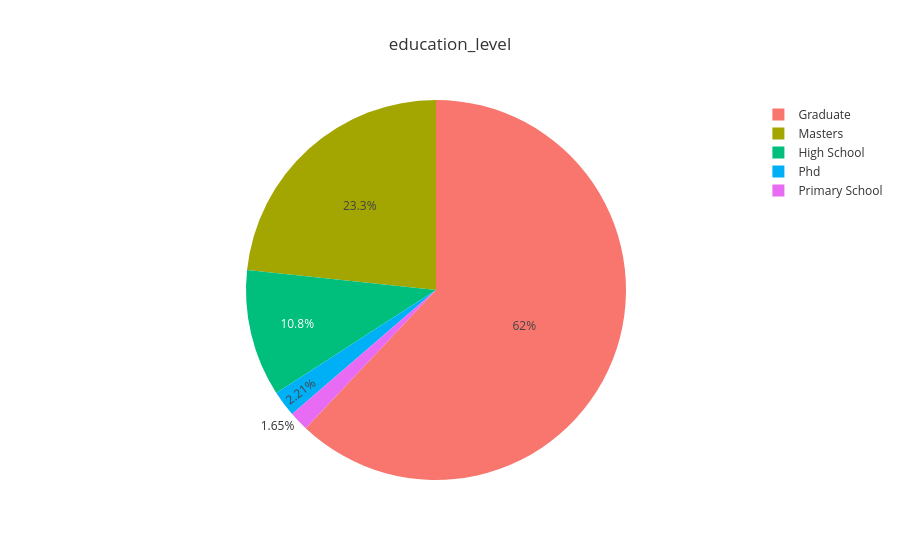

Notebook code cell kept with this figure:
### Markdown cell above
##### The above plot shows that more than 70 per cent of employees are coming without any course.

### Code cell
# Now let’s have a quick look at the distribution of education levels of the employees
plot_gender = train['education_level'].value_counts().reset_index()
plot_gender.columns = ['education_level','count']

px.pie(plot_gender,values='count',names='education_level',template='ggplot2',title='education_level')

### Figure 1 — Plotly figure (JSON) as saved in the notebook; plotly's stock layout.template omitted (floating-point values rounded to 4 significant figures)
{"data": [{"domain": {"x": [0, 1], "y": [0, 1]}, "hovertemplate": "education_level=%{label}<br>count=%{value}<extra></extra>", "labels": ["Graduate", "Masters", "High School", "Phd", "Primary School"], "legendgroup": "", "name": "", "showlegend": true, "type": "pie", "values": [11598, 4361, 2017, 414, 308]}], "layout": {"legend": {"tracegroupgap": 0}, "title": {"text": "education_level"}}}
